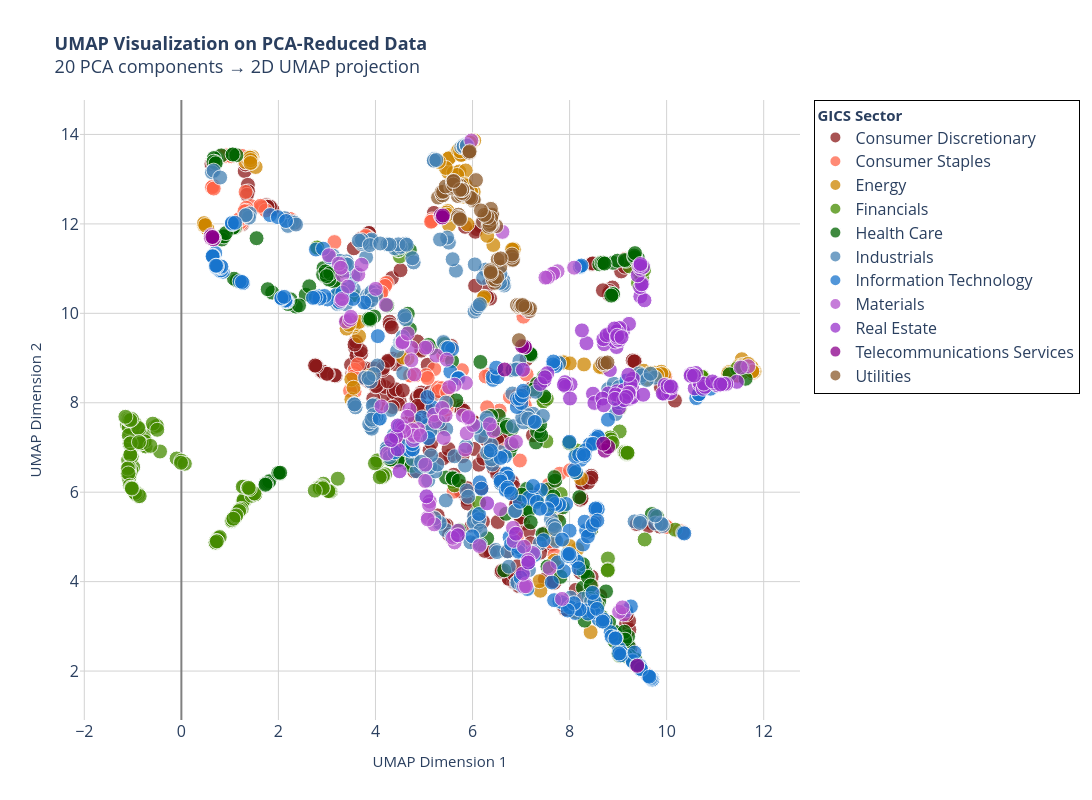

The code cell stored with this chart in its notebook:
### Code cell
### >> Plot 6: Interactive UMAP matplot

# Create interactive UMAP scatter plot with Reduced-PCA
fig = go.Figure()
sectors = sorted(df_umap['Sector'].unique())

for sector in sectors:
    sector_data = df_umap[df_umap['Sector'] == sector]
    
    # Prepare hover text
    hover_text = []
    for idx, row in sector_data.iterrows():
        text = f"<b>{row['Ticker']}</b><br>"
        text += f"Sector: {sector}<br>"
        text += f"UMAP1: {row['UMAP1']:.2f}<br>"
        text += f"UMAP2: {row['UMAP2']:.2f}<br>"
        if 'Revenue' in sector_data.columns:
            text += f"Revenue: ${row['Revenue']:,.0f}<br>"
        if 'Assets' in sector_data.columns:
            text += f"Assets: ${row['Assets']:,.0f}<br>"
        if 'Net Income' in sector_data.columns:
            text += f"Net Income: ${row['Net Income']:,.0f}"
        hover_text.append(text)
    
    fig.add_trace(go.Scatter(
        x=sector_data['UMAP1'],
        y=sector_data['UMAP2'],
        mode='markers',
        name=sector,
        marker=dict(
            size=15,
            color=sector_colors[sector],
            opacity=0.75,
            line=dict(width=1, color='white')
        ),
        text=hover_text,
        hovertemplate='%{text}<extra></extra>'
    ))

fig.update_layout(
    width=1300,
    height=800,
    title=dict(
        text='<b>UMAP Visualization on PCA-Reduced Data</b><br>20 PCA components → 2D UMAP projection',
        font=dict(size=18)
    ),
    xaxis=dict(
        title='UMAP Dimension 1',
        title_font=dict(size=15),  
        gridcolor='lightgray',
        showgrid=True,
        zeroline=True,
        zerolinecolor='gray',
        zerolinewidth=2
    ),
    yaxis=dict(
        title='UMAP Dimension 2',
        title_font=dict(size=15),  
        gridcolor='lightgray',
        showgrid=True,
        zeroline=True,
        zerolinecolor='gray',
        zerolinewidth=2
    ),
    hovermode='closest',
    plot_bgcolor='white',
    legend=dict(
        title=dict(text='<b>GICS Sector</b>', font=dict(size=15)),
        bgcolor="rgba(255,255,255,0.95)",
        bordercolor="black",
        borderwidth=1,
        font=dict(size=16),
        itemsizing='constant'
    )
)

fig.update_xaxes(tickfont=dict(size=16))
fig.update_yaxes(tickfont=dict(size=16))
fig.show()


## >> save as html and png for sharing
FILE_NAME = f"UMAP_pca_reduced(n=20)_test10"
fig.write_html(f"{HTML_PATH}/{FILE_NAME}.html")
fig.write_image(f"{FIG_PATH}/{FILE_NAME}.png",
               width=1200, height=500,
               scale=3          # Scale factor (like DPI multiplier)
               )

# allow to open automatically in the default browser
webbrowser.open(f"{HTML_PATH}/{FILE_NAME}.html")
